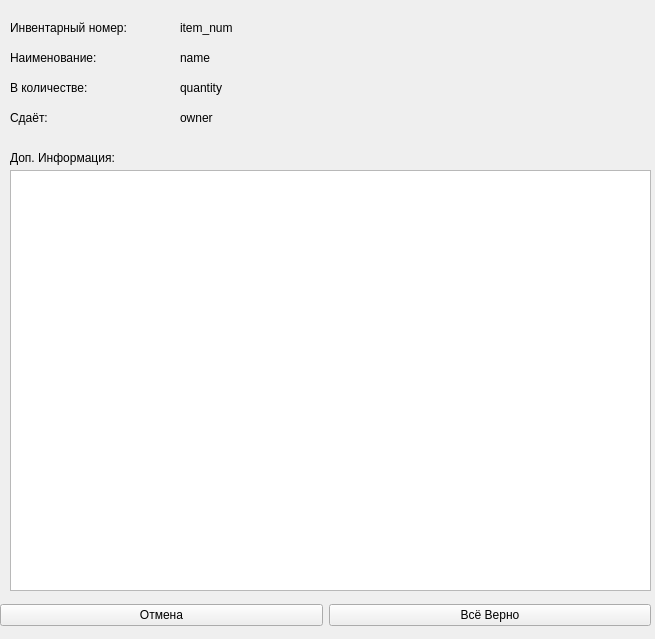
<?xml version="1.0" encoding="UTF-8"?>
<ui version="4.0">
 <class>Form</class>
 <widget class="QWidget" name="Form">
  <property name="geometry">
   <rect>
    <x>0</x>
    <y>0</y>
    <width>655</width>
    <height>639</height>
   </rect>
  </property>
  <property name="windowTitle">
   <string>Form</string>
  </property>
  <widget class="QWidget" name="horizontalLayoutWidget">
   <property name="geometry">
    <rect>
     <x>0</x>
     <y>600</y>
     <width>651</width>
     <height>31</height>
    </rect>
   </property>
   <layout class="QHBoxLayout" name="horizontalLayout">
    <item>
     <widget class="QPushButton" name="pushButton_2">
      <property name="text">
       <string>Отмена</string>
      </property>
     </widget>
    </item>
    <item>
     <widget class="QPushButton" name="pushButton">
      <property name="text">
       <string>Всё Верно</string>
      </property>
     </widget>
    </item>
   </layout>
  </widget>
  <widget class="QLabel" name="label">
   <property name="geometry">
    <rect>
     <x>10</x>
     <y>50</y>
     <width>101</width>
     <height>16</height>
    </rect>
   </property>
   <property name="text">
    <string>Наименование:</string>
   </property>
  </widget>
  <widget class="QLabel" name="label_2">
   <property name="geometry">
    <rect>
     <x>10</x>
     <y>80</y>
     <width>91</width>
     <height>16</height>
    </rect>
   </property>
   <property name="text">
    <string>В количестве:</string>
   </property>
  </widget>
  <widget class="QLabel" name="label_3">
   <property name="geometry">
    <rect>
     <x>10</x>
     <y>20</y>
     <width>131</width>
     <height>16</height>
    </rect>
   </property>
   <property name="text">
    <string>Инвентарный номер:</string>
   </property>
  </widget>
  <widget class="QLabel" name="label_4">
   <property name="geometry">
    <rect>
     <x>10</x>
     <y>110</y>
     <width>91</width>
     <height>16</height>
    </rect>
   </property>
   <property name="text">
    <string>Сдаёт:</string>
   </property>
  </widget>
  <widget class="QLabel" name="item_num">
   <property name="geometry">
    <rect>
     <x>180</x>
     <y>20</y>
     <width>471</width>
     <height>16</height>
    </rect>
   </property>
   <property name="text">
    <string>item_num</string>
   </property>
  </widget>
  <widget class="QLabel" name="name">
   <property name="geometry">
    <rect>
     <x>180</x>
     <y>50</y>
     <width>471</width>
     <height>16</height>
    </rect>
   </property>
   <property name="text">
    <string>name</string>
   </property>
  </widget>
  <widget class="QLabel" name="quantity">
   <property name="geometry">
    <rect>
     <x>180</x>
     <y>80</y>
     <width>471</width>
     <height>16</height>
    </rect>
   </property>
   <property name="text">
    <string>quantity</string>
   </property>
  </widget>
  <widget class="QLabel" name="label_8">
   <property name="geometry">
    <rect>
     <x>180</x>
     <y>110</y>
     <width>471</width>
     <height>16</height>
    </rect>
   </property>
   <property name="text">
    <string>owner</string>
   </property>
  </widget>
  <widget class="QLabel" name="label_5">
   <property name="geometry">
    <rect>
     <x>10</x>
     <y>150</y>
     <width>121</width>
     <height>16</height>
    </rect>
   </property>
   <property name="text">
    <string>Доп. Информация:</string>
   </property>
  </widget>
  <widget class="QPlainTextEdit" name="plainTextEdit">
   <property name="geometry">
    <rect>
     <x>10</x>
     <y>170</y>
     <width>641</width>
     <height>421</height>
    </rect>
   </property>
   <property name="readOnly">
    <bool>true</bool>
   </property>
  </widget>
 </widget>
 <resources/>
 <connections/>
</ui>
